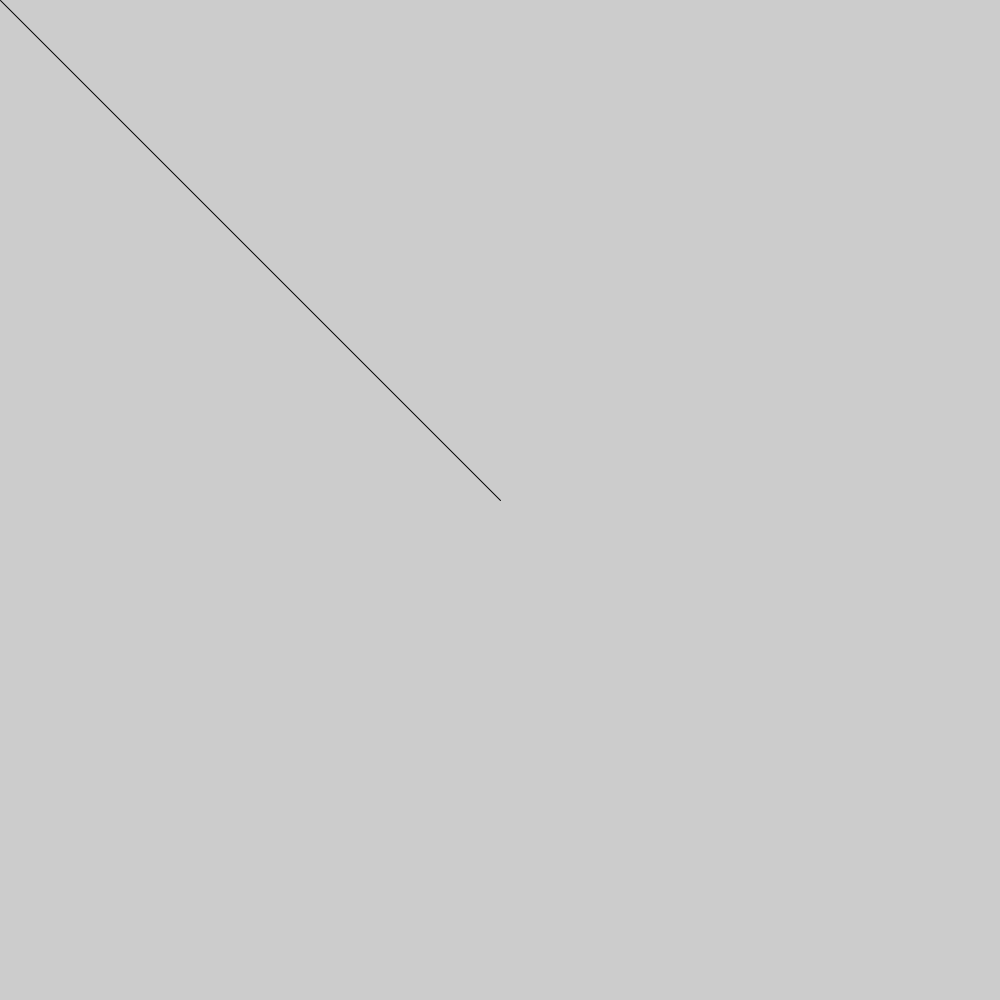
Frame 1 (no input)
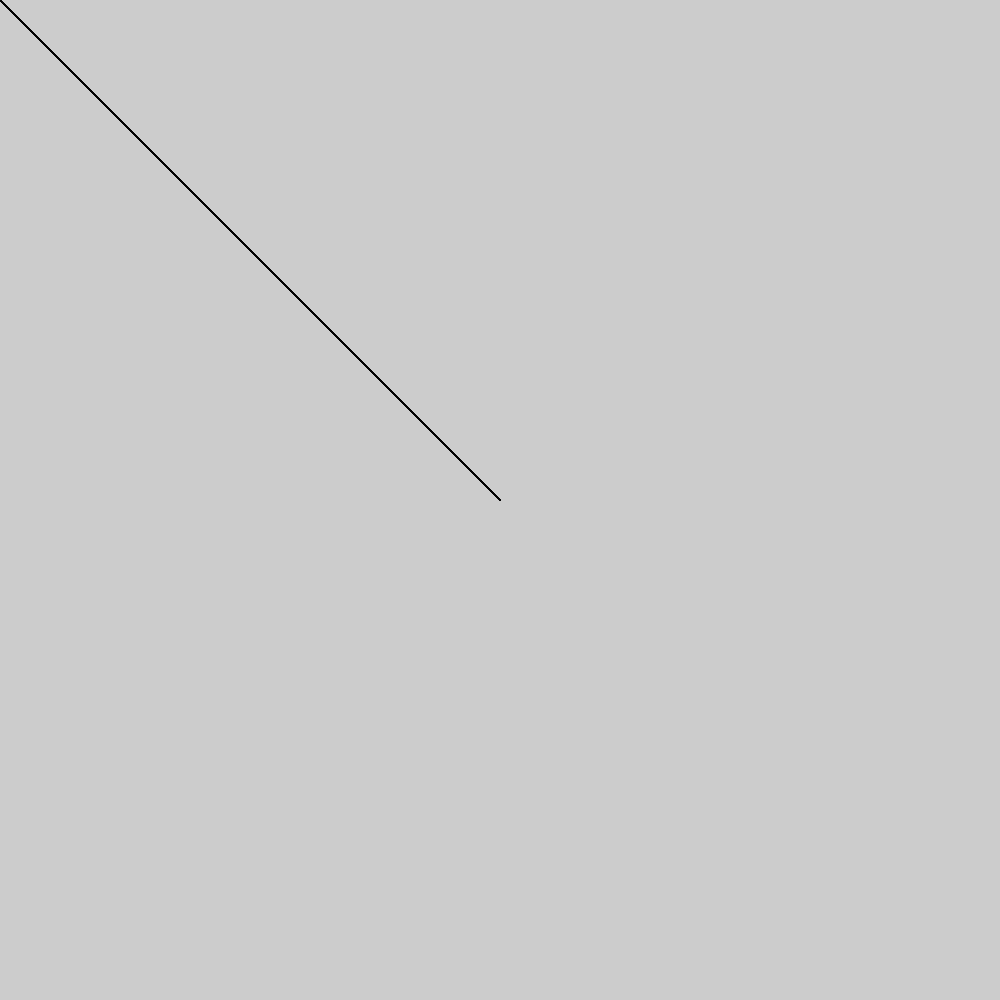
Frame 60 (the mouse pressed at the canvas centre just before this capture)
Frame 120 (the mouse held since frame 60 and released just before this capture): identical to frame 60, image omitted

The Processing sketch that drew these frames (run headless with seeded random() and noise(); from frame 60 on, the mouse is pressed at the canvas centre):

// Processing sketch: processing_21351
// ── processing_21351.pde

void setup(){
  size(1000,1000);
  smooth();
  noFill();}
void draw(){
  line(500,500,mouseX,mouseY);}
  
